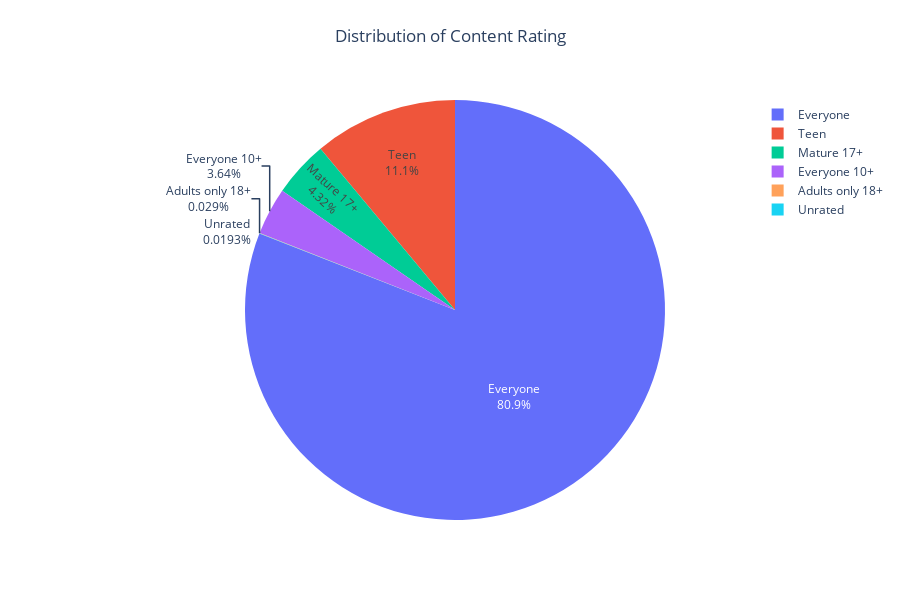

Write notebook code for a chart like this one.
### Code cell
data = go.Pie(
    labels=content,
    values=df['Content Rating'].value_counts(),
    hoverinfo='label+value',
    textinfo='label+percent',
)
layout = go.Layout(width=900,
                   height=600,
                   title={
                       'text': 'Distribution of Content Rating',
                       'x': 0.5,
                       'y': 0.95,
                       'xanchor': 'center',
                       'yanchor': 'top'
                   })
fig = go.Figure(data=data, layout=layout)
fig.show()

### Figure 1 — Plotly figure (JSON) as saved in the notebook; plotly's stock layout.template omitted (floating-point values rounded to 4 significant figures)
{"data": [{"hoverinfo": "label+value", "labels": ["Everyone", "Teen", "Mature 17+", "Everyone 10+", "Adults only 18+", "Unrated"], "textinfo": "label+percent", "type": "pie", "values": [8381, 1146, 447, 377, 3, 2]}], "layout": {"height": 600, "title": {"text": "Distribution of Content Rating", "x": 0.5, "xanchor": "center", "y": 0.95, "yanchor": "top"}, "width": 900}}
